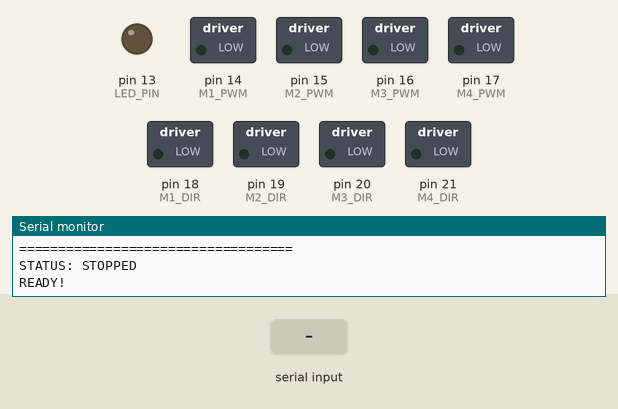
Simulated run of this sketch. Board: Arduino Mega 2560, built with avr-gcc and run on an emulated ATmega2560. Parts: switched loads named in the sketch (green lamp = pin HIGH), output pins drawn as LEDs (lit = HIGH), the last lines printed to the serial monitor. Inputs (shaded band) come from the test bench.

Above: at 2.4 s.
2.5 s: "1\n" received over Serial
At 3.7 s:
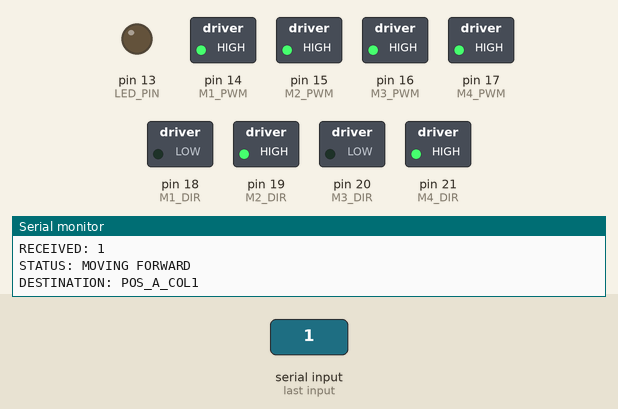
4.0 s: "90,45\n" received over Serial
At 5.2 s:
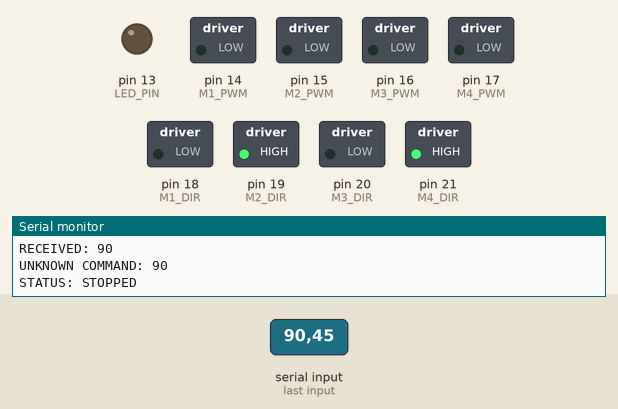
5.5 s: "3\n" received over Serial
At 6.6 s:
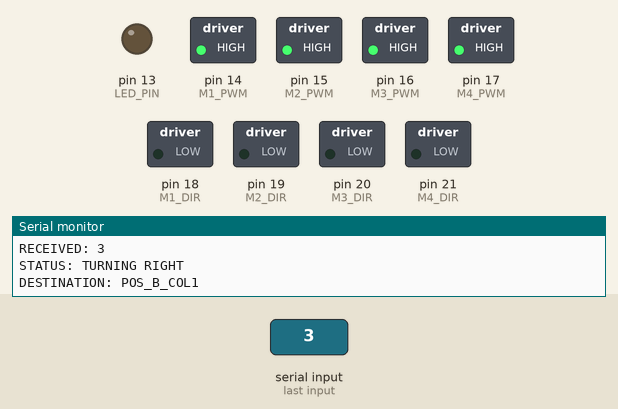
7.0 s: "5\n" received over Serial
At 7.5 s:
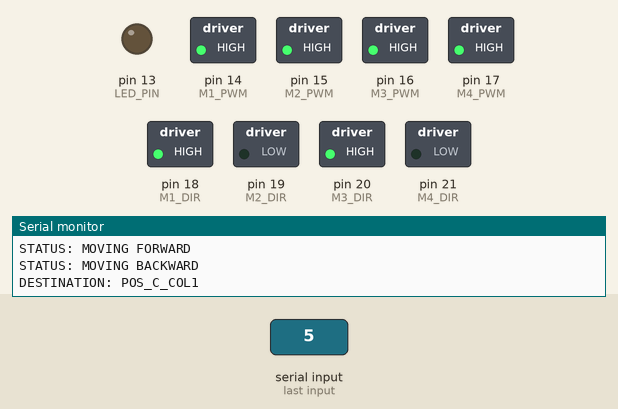
8.5 s: "30,150\n" received over Serial
At 9.7 s:
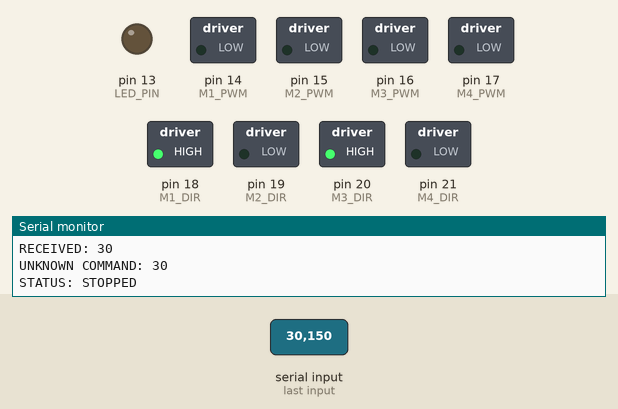
10.0 s: "2\n" received over Serial
At 10.9 s:
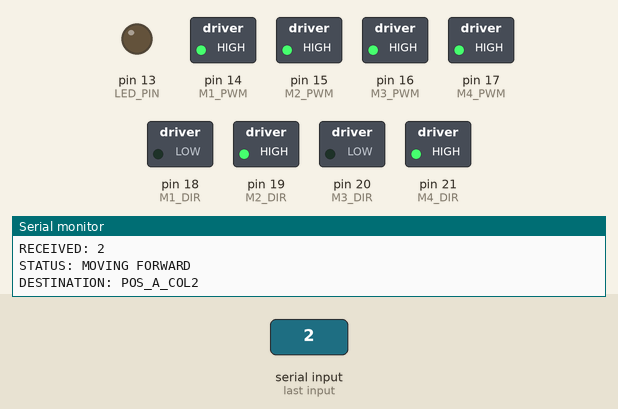
Timing chart, 0 to 12.5 s (numbered marks = the images above; inputs shaded):
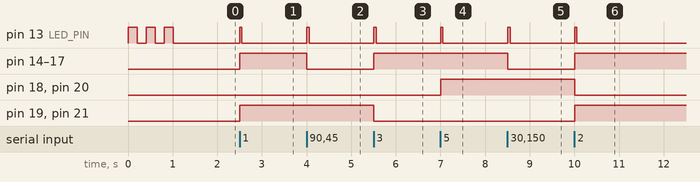

The sketch:

T1.ino
```cpp
/***************************************************
 * Arduino Mega 2560 + Cytron MD10C R3
 * 4 Mecanum Wheels - QR Code Control
 * รับคำสั่งจาก Raspberry Pi 5 ผ่าน Serial
 ***************************************************/

// ================= PIN DEFINITIONS =================
// Front Left
#define M1_PWM 14
#define M1_DIR 18

// Front Right
#define M2_PWM 15
#define M2_DIR 19

// Rear Left
#define M3_PWM 16
#define M3_DIR 20

// Rear Right
#define M4_PWM 17
#define M4_DIR 21

// ================= MOTOR DIRECTION SETTING =================
// 1 = forward correct, 0 = reverse
#define M1_INV 0
#define M2_INV 1
#define M3_INV 0
#define M4_INV 1

// ================= SPEED SETTINGS =================
int SPEED = 200;

// ================= SERIAL VARIABLES =================
int currentCommand = 0;
bool isMoving = false;

// ================= LED INDICATOR =================
#define LED_PIN 13

// ================= MOTOR CONTROL (จากโค้ดเดิมของคุณ) =================
void setMotor(int pwmPin, int dirPin, int inv, int speed) {
  speed = constrain(speed, -255, 255);

  int dir = (speed >= 0) ? 1 : 0;

  // invert direction if needed
  if (inv == 0) dir = !dir;

  digitalWrite(dirPin, dir);
  analogWrite(pwmPin, abs(speed));
}

// ================= MOVEMENT FUNCTIONS (จากโค้ดเดิมของคุณ) =================
void stopMotor() {
  analogWrite(M1_PWM, 0);
  analogWrite(M2_PWM, 0);
  analogWrite(M3_PWM, 0);
  analogWrite(M4_PWM, 0);
  isMoving = false;
  Serial.println("STATUS: STOPPED");
}

void moveForward(int spd) {
  setMotor(M1_PWM, M1_DIR, M1_INV, spd);
  setMotor(M2_PWM, M2_DIR, M2_INV, spd);
  setMotor(M3_PWM, M3_DIR, M3_INV, spd);
  setMotor(M4_PWM, M4_DIR, M4_INV, spd);
  Serial.println("STATUS: MOVING FORWARD");
}

void moveBackward(int spd) {
  moveForward(-spd);
  Serial.println("STATUS: MOVING BACKWARD");
}

void turnLeft(int spd) {
  setMotor(M1_PWM, M1_DIR, M1_INV, -spd);
  setMotor(M3_PWM, M3_DIR, M3_INV, -spd);
  setMotor(M2_PWM, M2_DIR, M2_INV, spd);
  setMotor(M4_PWM, M4_DIR, M4_INV, spd);
  Serial.println("STATUS: TURNING LEFT");
}

void turnRight(int spd) {
  setMotor(M1_PWM, M1_DIR, M1_INV, spd);
  setMotor(M3_PWM, M3_DIR, M3_INV, spd);
  setMotor(M2_PWM, M2_DIR, M2_INV, -spd);
  setMotor(M4_PWM, M4_DIR, M4_INV, -spd);
  Serial.println("STATUS: TURNING RIGHT");
}

// ================= QR COMMAND HANDLER =================
void handleQRCommand(int destination) {
  currentCommand = destination;

  Serial.print("RECEIVED: ");
  Serial.println(destination);

  // คุณสามารถปรับการเคลื่อนที่ตาม QR Code ที่อ่านได้ที่นี่
  switch(destination) {
    case 0:  // STOP / HOME
      stopMotor();
      break;

    case 1:  // POS_A_COL1 - เมื่ออ่าน QR "1" ให้วิ่งหน้า
      moveForward(SPEED);
      isMoving = true;
      Serial.println("DESTINATION: POS_A_COL1");
      break;

    case 2:  // POS_A_COL2
      moveForward(SPEED);
      isMoving = true;
      Serial.println("DESTINATION: POS_A_COL2");
      break;

    case 3:  // POS_B_COL1
      turnRight(SPEED);
      isMoving = true;
      Serial.println("DESTINATION: POS_B_COL1");
      break;

    case 4:  // POS_B_COL2
      moveForward(SPEED);
      isMoving = true;
      Serial.println("DESTINATION: POS_B_COL2");
      break;

    case 5:  // POS_C_COL1
      moveBackward(SPEED);
      isMoving = true;
      Serial.println("DESTINATION: POS_C_COL1");
      break;

    case 6:  // POS_C_COL2
      turnLeft(SPEED);
      isMoving = true;
      Serial.println("DESTINATION: POS_C_COL2");
      break;

    case 7:  // POS_D_COL1
      moveBackward(SPEED);
      isMoving = true;
      Serial.println("DESTINATION: POS_D_COL1");
      break;

    case 8:  // POS_D_COL2
      moveForward(SPEED);
      isMoving = true;
      Serial.println("DESTINATION: POS_D_COL2");
      break;

    default:
      Serial.print("UNKNOWN COMMAND: ");
      Serial.println(destination);
      stopMotor();
      break;
  }
}

// ================= SERIAL COMMUNICATION =================
void readSerialCommand() {
  if (Serial.available() > 0) {
    // อ่านคำสั่งเป็นตัวเลข
    String input = Serial.readStringUntil('\n');
    input.trim();

    if (input.length() > 0) {
      int command = input.toInt();

      // LED กระพริบเมื่อได้รับคำสั่ง
      digitalWrite(LED_PIN, HIGH);

      handleQRCommand(command);

      delay(50);
      digitalWrite(LED_PIN, LOW);
    }
  }
}

// ================= SETUP =================
void setup() {
  // เริ่ม Serial Communication (115200 ต้องตรงกับ Pi)
  Serial.begin(115200);
  while (!Serial) {
    ; // รอให้ Serial เชื่อมต่อ
  }

  Serial.println("===================================");
  Serial.println("Arduino Mega 2560 - QR Robot Control");
  Serial.println("Waiting for commands from Pi...");
  Serial.println("===================================");

  // ตั้งค่า Motor Pins
  pinMode(M1_DIR, OUTPUT);
  pinMode(M2_DIR, OUTPUT);
  pinMode(M3_DIR, OUTPUT);
  pinMode(M4_DIR, OUTPUT);

  pinMode(M1_PWM, OUTPUT);
  pinMode(M2_PWM, OUTPUT);
  pinMode(M3_PWM, OUTPUT);
  pinMode(M4_PWM, OUTPUT);

  // LED Indicator
  pinMode(LED_PIN, OUTPUT);

  // หยุดมอเตอร์ทั้งหมด
  stopMotor();

  // กระพริบ LED 3 ครั้งเพื่อบอกว่าพร้อมแล้ว
  for(int i = 0; i < 3; i++) {
    digitalWrite(LED_PIN, HIGH);
    delay(200);
    digitalWrite(LED_PIN, LOW);
    delay(200);
  }

  Serial.println("READY!");
}

// ================= MAIN LOOP =================
void loop() {
  // อ่านคำสั่งจาก Serial (จาก Raspberry Pi)
  readSerialCommand();

  delay(10);
}
```

Measured:
- after the input at 2.5 s, pin 13 (LED_PIN): LOW → HIGH at once, → LOW 0.05 s later; pin 14 (M1_PWM), pin 15 (M2_PWM), pin 16 (M3_PWM), pin 17 (M4_PWM), pin 19 (M2_DIR), pin 21 (M4_DIR): LOW → HIGH at once
- after the input at 4.0 s, pin 13 (LED_PIN): LOW → HIGH at once, → LOW 0.05 s later; pin 14 (M1_PWM), pin 15 (M2_PWM), pin 16 (M3_PWM), pin 17 (M4_PWM): HIGH → LOW at once
- after the input at 5.5 s, pin 13 (LED_PIN): LOW → HIGH at once, → LOW 0.05 s later; pin 14 (M1_PWM), pin 15 (M2_PWM), pin 16 (M3_PWM), pin 17 (M4_PWM): LOW → HIGH at once; pin 19 (M2_DIR), pin 21 (M4_DIR): HIGH → LOW at once
- after the input at 7.0 s, pin 13 (LED_PIN): LOW → HIGH at once, → LOW 0.05 s later; pin 18 (M1_DIR), pin 20 (M3_DIR): LOW → HIGH at once
- after the input at 8.5 s, pin 13 (LED_PIN): LOW → HIGH at once, → LOW 0.05 s later; pin 14 (M1_PWM), pin 15 (M2_PWM), pin 16 (M3_PWM), pin 17 (M4_PWM): HIGH → LOW at once
- after the input at 10.0 s, pin 13 (LED_PIN): LOW → HIGH at once, → LOW 0.05 s later; pin 14 (M1_PWM), pin 15 (M2_PWM), pin 16 (M3_PWM), pin 17 (M4_PWM), pin 19 (M2_DIR), pin 21 (M4_DIR): LOW → HIGH at once; pin 18 (M1_DIR), pin 20 (M3_DIR): HIGH → LOW at once
